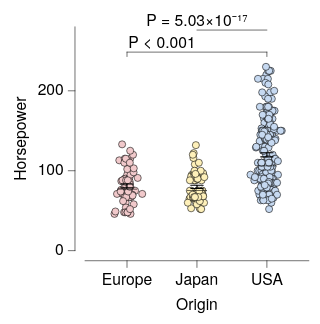

Here is the Vega-Lite specification saved for this chart:
### Vega-Lite specification from a JSON file in a GitHub repository (floating-point values rounded to 4 significant figures; data arrays with more than 128 entries replaced by an {"elided": "..."} marker saying what was removed)
{"background": null, "config": {"arc": {"fill": "#DBDBDB", "fillOpacity": 1.0, "innerRadius": 25.0, "padAngle": 0.03, "stroke": "black", "strokeOpacity": 1, "strokeWidth": 0.25}, "area": {"fill": "#DBDBDB", "fillOpacity": 1.0, "stroke": "black", "strokeOpacity": 1, "strokeWidth": 0.25}, "axis": {"domain": true, "domainCap": "round", "domainColor": "black", "domainWidth": 0.25, "grid": false, "gridCap": "round", "gridColor": "#F1F1F1", "gridDash": [0, 0], "gridOpacity": 1.0, "gridWidth": 0.25, "labelColor": "black", "labelFont": "HelveticaNeue", "labelFontSize": 7, "labelFontStyle": "normal", "labelFontWeight": 400, "offset": 4.5, "ticks": true, "tickCap": "round", "tickColor": "black", "tickRound": false, "tickSize": 3, "tickWidth": 0.25, "titleColor": "black", "titleFont": "HelveticaNeue", "titleFontSize": 7, "titleFontStyle": "normal", "titleFontWeight": 400}, "axisX": {"domain": true, "labelAlign": "center", "labelAngle": 0, "labels": true, "ticks": true, "translate": 0}, "axisY": {"domain": true, "labelAlign": "right", "labelAngle": 0, "labels": true, "ticks": true, "translate": 0}, "axisRight": {"domain": true, "labelAlign": "left", "labelAngle": 0, "labels": true, "ticks": true, "translate": 0}, "axisTop": {"domain": true, "labelAlign": "center", "labelAngle": 0, "labels": true, "ticks": true, "translate": 0}, "axisBand": {"tickOffset": 0}, "bar": {"fill": "#DBDBDB", "fillOpacity": 1.0, "stroke": "black", "strokeOpacity": 1, "strokeWidth": 0.25}, "boxplot": {"size": 9.0, "ticks": {"cornerRadius": 0.25, "fill": "black", "size": 4.5, "thickness": 0.25}, "box": {"fillOpacity": 1.0, "stroke": "black", "strokeOpacity": 1, "strokeWidth": 0.25}, "median": {"fill": "black", "fillOpacity": 1.0, "size": 9.0, "thickness": 0.25}, "rule": {"fill": "black", "fillOpacity": 1.0, "size": 10.0, "stroke": "black", "strokeDash": [0, 0], "strokeOpacity": 1, "strokeWidth": 0.25}, "outliers": {"color": "black", "fill": "black", "fillOpacity": 1.0, "size": 0, "stroke": "black", "strokeOpacity": 1, "strokeWidth": 0.25}}, "circle": {"fill": "black", "fillOpacity": 1.0, "size": 0.5, "stroke": null, "strokeOpacity": 1, "strokeWidth": 0.25}, "errorband": {"band": {"fillOpacity": 0.6, "stroke": null, "strokeWidth": 0.25, "strokeOpacity": 1}, "borders": {"opacity": 0, "strokeOpacity": 0.25, "strokeWidth": 1}}, "errorbar": {"opacity": 1, "rule": {"strokeDash": [0, 0], "strokeWidth": 0.5}, "ticks": {"color": "black", "cornerRadius": 0.25, "opacity": 1, "size": 6.0, "thickness": 0.5}, "thickness": 0.5}, "font": "HelveticaNeue", "geoshape": {"fill": "#DBDBDB", "fillOpacity": 1.0, "stroke": "black", "strokeOpacity": 1, "strokeWidth": 0.25}, "header": {"labelColor": "black", "labelFont": "HelveticaNeue", "labelFontSize": 7, "labelFontStyle": "normal", "labelFontWeight": 400, "titleColor": "black", "titleFont": "HelveticaNeue", "titleFontSize": 7, "titleFontStyle": "normal", "titleFontWeight": 400, "titlePadding": 0}, "legend": {"disable": false, "offset": 4.5, "gradientLength": 50.0, "gradientThickness": 5.0, "gradientOpacity": 1.0, "gradientStrokeColor": "black", "gradientStrokeWidth": 0.25, "labelColor": "black", "labelFont": "HelveticaNeue", "labelFontSize": 7, "labelFontStyle": "normal", "labelFontWeight": 400, "strokeColor": "black", "strokeWidth": 0, "symbolSize": 42, "symbolStrokeColor": "black", "symbolStrokeWidth": 0.25, "titleColor": "black", "titleFont": "HelveticaNeue", "titleFontSize": 7, "titleFontStyle": "normal", "titleFontWeight": 400}, "line": {"color": "black", "stroke": "black", "strokeCap": "round", "strokeDash": [0, 0], "strokeOpacity": 1, "strokeWidth": 0.375}, "point": {"filled": true, "fill": "#DBDBDB", "fillOpacity": 1.0, "size": 5.0, "stroke": "black", "strokeOpacity": 1, "strokeWidth": 0.25}, "range": {"category": ["#C6D9F1", "#F1C9CB", "#FEF0B9", "#CEE37A", "#7AA8E0", "#E589A3", "#FDDD5D", "#68B961", "#4177B1", "#C35082", "#E5C227", "#438156"], "diverging": {"scheme": ["#C35082", "#CE6D94", "#D989A7", "#E2A4BA", "#EABFCE", "#F1DBE2", "#F6F6F6", "#D7E0EB", "#B9CBE0", "#9BB6D5", "#7DA1C9", "#5F8CBD", "#4177B1"]}, "heatmap": {"scheme": ["#DFE9F7", "#C6D9F1", "#ADC8EC", "#94B8E6", "#7AA8E0", "#6097DA", "#4D87CA", "#4177B1", "#386898", "#2F597F", "#264A69", "#1D3A58"]}, "ordinal": {"scheme": ["#F1F1F1", "#DBDBDB", "#C6C6C6", "#B2B2B2", "#9D9D9D", "#898989", "#767676", "#636363", "#515151", "#404040", "#2F2F2F", "#1F1F1F"]}, "ramp": {"scheme": ["#DFE9F7", "#C6D9F1", "#ADC8EC", "#94B8E6", "#7AA8E0", "#6097DA", "#4D87CA", "#4177B1", "#386898", "#2F597F", "#264A69", "#1D3A58"]}}, "rule": {"color": "black", "stroke": "black", "strokeCap": "round", "strokeDash": [2, 2], "strokeOpacity": 1, "strokeWidth": 0.25}, "scale": {"bandPaddingInner": 0.1, "bandPaddingOuter": 0.1, "round": false}, "rect": {"fill": "#DBDBDB", "fillOpacity": 1.0, "stroke": "black", "strokeOpacity": 1, "strokeWidth": 0.25}, "square": {"fill": "#DBDBDB", "fillOpacity": 1.0, "size": 10.0, "stroke": "black", "strokeOpacity": 1, "strokeWidth": 0.25}, "text": {"color": "black", "font": "HelveticaNeue", "fontSize": 7, "fontStyle": "normal", "fontWeight": 400}, "title": {"anchor": "middle", "frame": "group", "color": "black", "font": "HelveticaNeue", "fontSize": 7, "fontStyle": "normal", "fontWeight": 400, "subtitleColor": "black", "subtitleFont": "HelveticaNeue", "subtitleFontSize": "HelveticaNeue", "subtitleFontStyle": "normal", "subtitleFontWeight": 400}, "view": {"continuousWidth": 100, "continuousHeight": 100, "discreteWidth": 100, "discreteHeight": 100, "fill": null, "stroke": null, "strokeWidth": 0.25}}, "layer": [{"data": {"name": "data-53eecb024a78fdc2be808dcfdc3af7a2"}, "mark": {"type": "circle", "opacity": 1.0, "size": 10.0, "stroke": "black", "strokeOpacity": 1, "strokeWidth": 0.25}, "encoding": {"color": {"field": "Origin", "legend": null, "sort": ["USA", "Europe", "Japan"], "title": null, "type": "nominal"}, "x": {"axis": {}, "field": "Origin", "sort": ["USA", "Europe", "Japan"], "title": "Origin", "type": "nominal"}, "xOffset": {"field": "jitter_x", "scale": {"domain": [-7.33, 7.33], "range": [5.17, 19.83]}, "type": "quantitative"}, "y": {"field": "Horsepower", "title": "Horsepower", "type": "quantitative"}}}, {"data": {"name": "data-6c4882663eaca411296217af4f5e04f9"}, "mark": {"type": "errorbar"}, "encoding": {"x": {"axis": {}, "field": "Origin", "sort": ["USA", "Europe", "Japan"], "title": "Origin", "type": "nominal"}, "y": {"field": "__mean", "title": "Horsepower", "type": "quantitative"}, "yError": {"field": "__error"}}}, {"data": {"name": "data-53eecb024a78fdc2be808dcfdc3af7a2"}, "mark": {"type": "boxplot", "box": {"fillOpacity": 0, "strokeOpacity": 0}, "outliers": {"opacity": 0}, "rule": {"strokeOpacity": 0}, "ticks": false}, "encoding": {"x": {"axis": {}, "field": "Origin", "sort": ["USA", "Europe", "Japan"], "title": "Origin", "type": "nominal"}, "y": {"field": "Horsepower", "title": "Horsepower", "type": "quantitative"}}}, {"layer": [{"layer": [{"data": {"values": [{"x": "USA", "x2": "Europe", "y": 248.4, "__dysonsphere__": 1}]}, "mark": {"type": "rule", "strokeCap": "round", "strokeDash": [0, 0], "strokeWidth": 0.25}, "encoding": {"x": {"field": "x", "type": "nominal"}, "x2": {"field": "x2"}, "y": {"field": "y", "type": "quantitative"}}}, {"data": {"values": [{"x": "USA", "y": 248.4, "y2": 242.9, "__dysonsphere__": 1}]}, "mark": {"type": "rule", "strokeCap": "round", "strokeDash": [0, 0], "strokeWidth": 0.25}, "encoding": {"x": {"field": "x", "type": "nominal"}, "y": {"field": "y", "type": "quantitative"}, "y2": {"field": "y2"}}}, {"data": {"values": [{"x": "Europe", "y": 248.4, "y2": 242.9, "__dysonsphere__": 1}]}, "mark": {"type": "rule", "strokeCap": "round", "strokeDash": [0, 0], "strokeWidth": 0.25}, "encoding": {"x": {"field": "x", "type": "nominal"}, "y": {"field": "y", "type": "quantitative"}, "y2": {"field": "y2"}}}, {"data": {"values": [{"y": 248.4, "label": "P < 0.001", "__dysonsphere__": 1}]}, "mark": {"type": "text", "align": "center", "dy": -4, "fontSize": 7}, "encoding": {"text": {"field": "label", "type": "nominal"}, "x": {"value": 34.38}, "y": {"field": "y", "type": "quantitative"}}}]}, {"layer": [{"data": {"values": [{"x": "USA", "x2": "Japan", "y": 276.0, "__dysonsphere__": 1}]}, "mark": {"type": "rule", "strokeCap": "round", "strokeDash": [0, 0], "strokeWidth": 0.25}, "encoding": {"x": {"field": "x", "type": "nominal"}, "x2": {"field": "x2"}, "y": {"field": "y", "type": "quantitative"}}}, {"data": {"values": [{"y": 276.0, "label": "P = 5.03×10⁻¹⁷", "__dysonsphere__": 1}]}, "mark": {"type": "text", "align": "center", "dy": -4, "fontSize": 7}, "encoding": {"text": {"field": "label", "type": "nominal"}, "x": {"value": 50.0}, "y": {"field": "y", "type": "quantitative"}}}]}], "name": "__dysonsphere_042762bf8a4429a0_11"}], "$schema": "https://vega.github.io/schema/vega-lite/v6.4.1.json", "datasets": {"data-53eecb024a78fdc2be808dcfdc3af7a2": {"elided": "400 records"}, "data-6c4882663eaca411296217af4f5e04f9": [{"Origin": "USA", "__mean": 119.9, "__error": 2.529, "__dysonsphere__": 1}, {"Origin": "Europe", "__mean": 81.0, "__error": 2.47, "__dysonsphere__": 1}, {"Origin": "Japan", "__mean": 79.84, "__error": 2.005, "__dysonsphere__": 1}]}}
